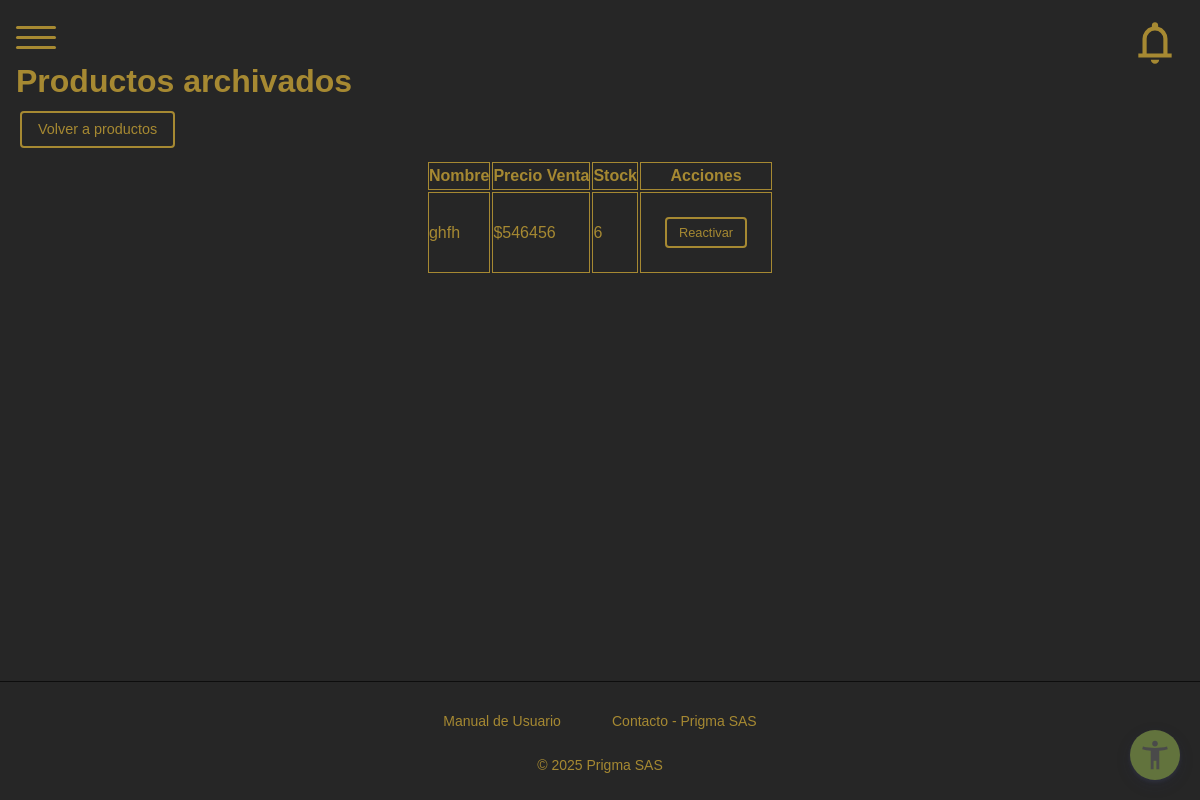
Page /adminD/products/archived/ (signed in) on the committed database.
### products/models.py (models this page shows, shortened)
class Producto(models.Model):
    id_producto = models.AutoField(primary_key=True)
    nombre = models.CharField(max_length=50, unique=True)
    precio_compra = models.DecimalField(max_digits=10, decimal_places=2)
    precio_venta = models.DecimalField(max_digits=10, decimal_places=2)
    stock = models.IntegerField(default=0)
    descripcion = models.TextField(blank=True)
    activo = models.BooleanField(default=True)
    id_categoria = models.ForeignKey('Categoria', on_delete=models.SET_NULL, null=True, blank=True)
    id_proveedor = models.ForeignKey('Proveedor', on_delete=models.SET_NULL, null=True, blank=True)
    id_marca = models.ForeignKey('Marca', on_delete=models.SET_NULL, null=True, blank=True)
    class Meta:
        db_table = 'producto'

### products/views.py (the view)
# urls.py: path('adminD/products/archived/', views.ProductosArchivadosAdminView.as_view(), name='products_archived_admin'),
@method_decorator(permission_required('products', 'editar'), name='dispatch')
class ProductosArchivadosAdminView(TemplateView):
    template_name = "admin/products/products_archived.html"
    def get_context_data(self, **kwargs):
        context = super().get_context_data(**kwargs)
        context["products"] = Producto.objects.filter(activo=False)
        return context

### roles/templatetags/roles_tags.py (called while the page is built)
@register.filter
def has_perm(user, perm_str):
    if not user.is_authenticated:
        return False
    if not hasattr(user, 'userprofile') or not user.userprofile.rol:
        return False
    try:
        modulo, accion = perm_str.split(',')
        modulo_obj = Module.objects.get(nombre=modulo)
        accion_obj = Action.objects.get(nombre=accion)
        return RolePermission.objects.filter(
            rol=user.userprofile.rol,
            modulo=modulo_obj,
            accion=accion_obj
        ).exists()
    except Exception:
        return False

### products/templates/admin/products/products_archived.html (shortened to what this page needs)
{% extends 'base_admin.html' %}
{% load static %}
{% load roles_tags %}
{% block extra_css %}
<link rel="stylesheet" href="{% static 'css/main/admin/tables.css' %}">
{% endblock %}
{% block content %}
<h1 class="my-4">Productos archivados</h1>
<a href="{% url 'products:products_admin' %}" class="btn btn-success">Volver a productos</a>
<div class="table-contenedor">
  <div class="table-responsive">
    <table id="tabla-productos" class="table table-striped table-bordered nowrap" style="width:100%">
      <thead>
        <tr>
          <th class="col-1">Nombre</th>
          <th class="col-2">Precio Venta</th>
          <th class="col-3">Stock</th>
          <th>Acciones</th>
        </tr>
      </thead>
      <tbody>
        {% for p in products %}
        <tr>
          <td class="col-1">{{ p.nombre }}</td>
          <td class="col-2">${{ p.precio_venta|floatformat:0 }}</td>
          <td class="col-3">{{ p.stock }}</td>
          <td class="actions-cell">
            <div class="btn-group" role="group">
            {% if request.user|has_perm:"products,editar" %}
            <form method="post" action="{% url 'products:products_reactivate_admin' p.id_producto %}" style="display:inline">
              <button type="submit" class="btn btn-sm btn-success" title="Reactivar {{ p.nombre }}">Reactivar</button>
            </form>
            {% endif %}
            </div>
          </td>
        </tr>
        {% endfor %}
      </tbody>
    </table>
  </div>
</div>
{% endblock %}

### static/css/main/admin/dashboard.css (style rules this page uses)
body { display: flex; flex-direction: column; margin: 0; font-family: sans-serif; height: 100vh; }
.table { width: 100%; }
.table th, .table td { border: 1px solid var(--color-secondary) !important; }
.table-contenedor { display: flex; justify-content: center; }

### static/js/DataTables/datatables.css (style rules this page uses)
:root { --dt-row-selected: 13, 110, 253; --dt-row-selected-text: 255, 255, 255; --dt-row-selected-link: 9, 10, 11; --dt-row-stripe: 0, 0, 0; --dt-row-hover: 0, 0, 0; --dt-column-ordering: 0, 0, 0; --dt-header-align-items: center; --dt-html-background: white; }
:root { --dt-row-hover-alpha: 0.035; --dt-row-stripe-alpha: 0.023; --dt-column-ordering-alpha: 0.019; --dt-row-selected-stripe-alpha: 0.923; --dt-row-selected-column-ordering-alpha: 0.919; }

### static/css/main/admin/tables.css (style rules this page uses)
#tabla-productos, #tabla-proveedores, #tabla-categorias, #expenses-table, #tabla-facturas { margin: 0 auto !important; }

### static/css/_variables/_colors.css (style rules this page uses)
:root { --color-primary: #7d9250; --color-secondary: #4a4a4a; --color-dark: #a6502a; --color-light: #e5e5e5; --color-accent: #ffffff; --color-gray: #b1b1b1; --color-shadow: #c3d1a3; }
[data-theme="dark"] { --color-primary: #62733d; --color-secondary: #a68932; --color-dark: #bf452a; --color-light: #262626; --color-accent: #0d0d0d; --color-gray: #a68932; --color-shadow: #62733d; }

### static/css/_components/_buttons.css (style rules this page uses)
.btn { display: inline-block; padding: 0.5rem 1rem; margin: 0.25rem; max-width: 200px; min-width: 80px; border: 2px solid var(--color-secondary); border-radius: 4px; background-color: transparent; color: var(--color-secondary); text-decoration: none; text-align: center; font-weight: 500; font-size: 0.9rem; line-height: 1.2; cursor: pointer; transition: all 0.3s ease; box-sizing: border-box; white-space: nowrap; overflow: hidden; text-overflow: ellipsis; }
.btn-sm { padding: 0.375rem 0.75rem; font-size: 0.8rem; min-width: 60px; max-width: 150px; }
.btn-success { border-color: var(--color-secondary); color: var(--color-secondary); }
.btn-group { display: flex; flex-wrap: wrap; gap: 0.5rem; align-items: center; }
.btn-group .btn { margin: 0; }

### static/css/_components/_forms.css (style rules this page uses)
form { display: flex; align-items: center; flex-direction: column; gap: 1rem; padding: 1.5rem; border-radius: 8px; }

### rows in the picture
Producto: nombre "ghfh", precio_venta "546456", stock "6"
